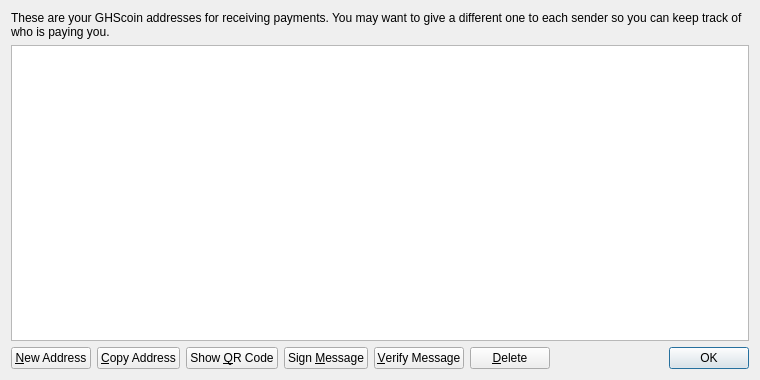
<?xml version="1.0" encoding="UTF-8"?>
<ui version="4.0">
 <class>AddressBookPage</class>
 <widget class="QWidget" name="AddressBookPage">
  <property name="geometry">
   <rect>
    <x>0</x>
    <y>0</y>
    <width>760</width>
    <height>380</height>
   </rect>
  </property>
  <property name="windowTitle">
   <string>Address Book</string>
  </property>
  <layout class="QVBoxLayout" name="verticalLayout">
   <item>
    <widget class="QLabel" name="labelExplanation">
     <property name="text">
      <string>These are your GHScoin addresses for receiving payments. You may want to give a different one to each sender so you can keep track of who is paying you.</string>
     </property>
     <property name="textFormat">
      <enum>Qt::PlainText</enum>
     </property>
     <property name="wordWrap">
      <bool>true</bool>
     </property>
    </widget>
   </item>
   <item>
    <widget class="QTableView" name="tableView">
     <property name="contextMenuPolicy">
      <enum>Qt::CustomContextMenu</enum>
     </property>
     <property name="toolTip">
      <string>Double-click to edit address or label</string>
     </property>
     <property name="tabKeyNavigation">
      <bool>false</bool>
     </property>
     <property name="alternatingRowColors">
      <bool>true</bool>
     </property>
     <property name="selectionMode">
      <enum>QAbstractItemView::SingleSelection</enum>
     </property>
     <property name="selectionBehavior">
      <enum>QAbstractItemView::SelectRows</enum>
     </property>
     <property name="sortingEnabled">
      <bool>true</bool>
     </property>
     <attribute name="verticalHeaderVisible">
      <bool>false</bool>
     </attribute>
    </widget>
   </item>
   <item>
    <layout class="QHBoxLayout" name="horizontalLayout">
     <item>
      <widget class="QPushButton" name="newAddressButton">
       <property name="toolTip">
        <string>Create a new address</string>
       </property>
       <property name="text">
        <string>&amp;New Address</string>
       </property>
       <property name="icon">
        <iconset resource="../bitcoin.qrc">
         <normaloff>:/icons/add</normaloff>:/icons/add</iconset>
       </property>
      </widget>
     </item>
     <item>
      <widget class="QPushButton" name="copyToClipboard">
       <property name="toolTip">
        <string>Copy the currently selected address to the system clipboard</string>
       </property>
       <property name="text">
        <string>&amp;Copy Address</string>
       </property>
       <property name="icon">
        <iconset resource="../bitcoin.qrc">
         <normaloff>:/icons/editcopy</normaloff>:/icons/editcopy</iconset>
       </property>
      </widget>
     </item>
     <item>
      <widget class="QPushButton" name="showQRCode">
       <property name="text">
        <string>Show &amp;QR Code</string>
       </property>
       <property name="icon">
        <iconset resource="../bitcoin.qrc">
         <normaloff>:/icons/qrcode</normaloff>:/icons/qrcode</iconset>
       </property>
      </widget>
     </item>
     <item>
      <widget class="QPushButton" name="signMessage">
       <property name="toolTip">
        <string>Sign a message to prove you own a GHScoin address</string>
       </property>
       <property name="text">
        <string>Sign &amp;Message</string>
       </property>
       <property name="icon">
        <iconset resource="../bitcoin.qrc">
         <normaloff>:/icons/edit</normaloff>:/icons/edit</iconset>
       </property>
      </widget>
     </item>
     <item>
      <widget class="QPushButton" name="verifyMessage">
       <property name="toolTip">
        <string>Verify a message to ensure it was signed with a specified GHScoin address</string>
       </property>
       <property name="text">
        <string>&amp;Verify Message</string>
       </property>
       <property name="icon">
        <iconset resource="../bitcoin.qrc">
         <normaloff>:/icons/transaction_0</normaloff>:/icons/transaction_0</iconset>
       </property>
      </widget>
     </item>
     <item>
      <widget class="QPushButton" name="deleteButton">
       <property name="toolTip">
        <string>Delete the currently selected address from the list</string>
       </property>
       <property name="text">
        <string>&amp;Delete</string>
       </property>
       <property name="icon">
        <iconset resource="../bitcoin.qrc">
         <normaloff>:/icons/remove</normaloff>:/icons/remove</iconset>
       </property>
      </widget>
     </item>
     <item>
      <spacer name="horizontalSpacer">
       <property name="orientation">
        <enum>Qt::Horizontal</enum>
       </property>
       <property name="sizeHint" stdset="0">
        <size>
         <width>40</width>
         <height>20</height>
        </size>
       </property>
      </spacer>
     </item>
     <item>
      <widget class="QDialogButtonBox" name="buttonBox">
       <property name="sizePolicy">
        <sizepolicy hsizetype="Maximum" vsizetype="Fixed">
         <horstretch>0</horstretch>
         <verstretch>0</verstretch>
        </sizepolicy>
       </property>
       <property name="standardButtons">
        <set>QDialogButtonBox::Ok</set>
       </property>
      </widget>
     </item>
    </layout>
   </item>
  </layout>
 </widget>
 <resources>
  <include location="../bitcoin.qrc"/>
 </resources>
 <connections/>
</ui>
